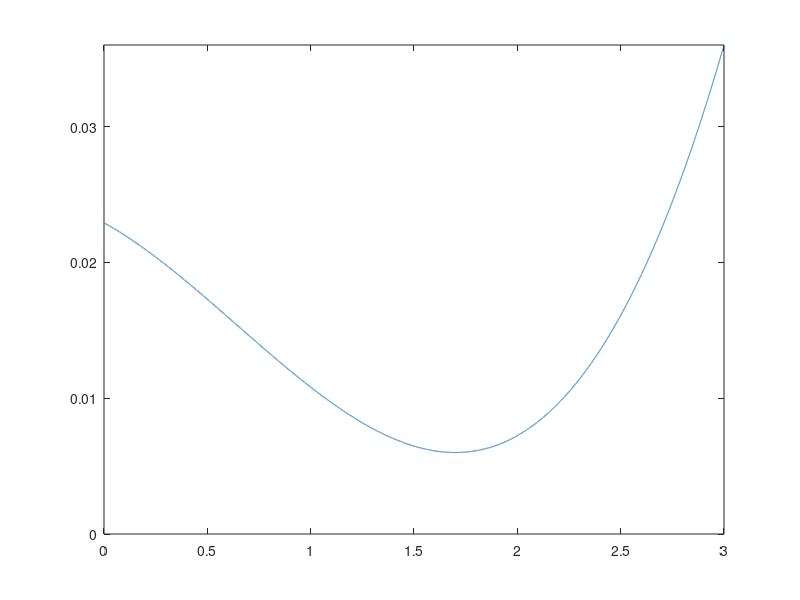

MATLAB code to generate this figure: (Note: this script raises an error after producing the figure.)
% Creating a floor downforce function based on geometry and airflow as
% opposed to just a numerical approximation
clear all
close all
clc

%% Defining the floor geometry
% Going to start by redefining everything so I can just tweak this section
% Start by defining the floor length and width
FloorLength = 3;
FloorWidth = 1.5;
FloorIndices = 30001;

% Create an array of floor distances based on the floor length
FloorArray = linspace(0, FloorLength, FloorIndices)';

% Start by defining static front and rear ride heights
StaticRRH = 0.11;
FloorAngle = 0.25;
StaticFRH = StaticRRH - FloorLength * sind(FloorAngle);
%StaticFRH = 0.0943;


% Defining the x and y for the low point of the floor
Xlow = 1.7;
Ylow = 0.08;
% Will form a quadratic defining the floor profile
temp1 = zeros([4, 4]);
temp2 = zeros([4, 1]);

% Lowering the floor here while working on code
StaticFRH = StaticFRH - 0.074;
StaticRRH = StaticRRH - 0.074;
Ylow = Ylow - 0.074;

temp1(1, 4) = 1;
temp1(2, 1) = FloorLength^3;
temp1(2, 2) = FloorLength^2;
temp1(2, 3) = FloorLength;
temp1(2, 4) = 1;
temp1(3, 1) = Xlow^3;
temp1(3, 2) = Xlow^2;
temp1(3, 3) = Xlow;
temp1(3, 4) = 1;
temp1(4, 1) = 3 * Xlow^2;
temp1(4, 2) = 2 * Xlow;
temp1(4, 3) = 1;

temp2(1) = StaticFRH;
temp2(2) = StaticRRH;
temp2(3) = Ylow;
temp2(4) = 0;

% Solving
values = linsolve(temp1, temp2);
a = values(1);
b = values(2);
c = values(3);
d = values(4);

% Defining the floor profile
FloorProfile = a * FloorArray.^3 + b * FloorArray.^2 + c * FloorArray + d;

% While working on this code will plot this
figure
plot(FloorArray, FloorProfile)
xlim([0, FloorLength])
ylim([0, StaticRRH])
%axis equal

%% Doing the airflow stuff 
% Defining the inlet air conditions
Ti = 293.15; % This is in Kelvin so is 20 degrees celcius
Pi = 10^5; % Atmospheric pressure set to 1 bar
R = 287;
gamma = 1.4;
density = Pi / (287 * Ti);
% Will assume density is constant throughout
SoSi = sqrt(gamma * R * Ti);

% Define the car speed which is also inlet air speed
vCar = 320; % This is in kph will convert to m/s
vCar = (vCar * 10^3)/3600;

Mi = vCar / SoSi;

% Defining empty arrays to be populated
airspeeds = zeros([FloorIndices, 1]);
airMachs = zeros([FloorIndices, 1]);
airPressures = zeros([FloorIndices, 1]);
airTemps = zeros([FloorIndices, 1]);
Sos = zeros([FloorIndices, 1]);

airspeeds(1) = vCar;
airMachs(1) = Mi;
airPressures(1) = Pi;
airTemps(1) = Ti;
Sos(1) = SoSi;

% Defining an array of areas
A = FloorProfile * FloorWidth;

% Defining the constants to be used throughout
constant1 = Ti * (1 + 0.5 * (gamma - 1) * Mi^2);
constant2 = Ti / (Pi^((gamma - 1) / gamma));

% Mass flow loss fraction when stalling
Mflowloss = 0.7;

% Running the for loop across the length of the floor
for i = 2:FloorIndices
    % Finding the new air speed
    deltaA = A(i) - A(i-1);
    deltaairspeeds = (airspeeds(i-1) * deltaA) / (A(i-1) * (airMachs(i-1)^2 - 1));

    airspeeds(i) = airspeeds(i-1) + deltaairspeeds;
    
    % Finding the new air temp
    airTemps(i) = constant1 - (((gamma - 1) * airspeeds(i)^2) / (2 * gamma * R));

    % Finding the new mach number
    Sos(i) = sqrt(gamma * R * airTemps(i));
    airMachs(i) = airspeeds(i) / Sos(i);

    % Once mach is found want to check if it is greater than 1 and if so
    % correct it as a normal shock would have occurred
    if airMachs(i) > 0.99
        airspeeds(i) = airspeeds(i) * (1 - Mflowloss);
        % Finding the new air temp
        airTemps(i) = constant1 - (((gamma - 1) * airspeeds(i)^2) / (2 * gamma * R));
        % Finding the new mach number
        Sos(i) = sqrt(gamma * R * airTemps(i));
        airMachs(i) = airspeeds(i) / Sos(i);
    end

    % Finding the new air pressure
    airPressures(i) = (airTemps(i) / constant2) ^ (gamma / (gamma - 1));
end

% Plotting the variation of area, air speed, mach number and pressure along
% the length of the floor
figure 
tiledlayout(2, 2)
nexttile
plot(FloorArray, A)
xlabel('Distance along the floor (m)')
ylabel('Floor cross sectional area (m^2)')

nexttile
plot(FloorArray, airspeeds)
xlabel('Distance along the floor (m)')
ylabel('Air speed under the floor (m/s)')

nexttile
plot(FloorArray, airMachs)
xlabel('Distance along the floor (m)')
ylabel('Mach number under the floor')

nexttile
plot(FloorArray, airPressures)
xlabel('Distance along the floor (m)')
ylabel('Air pressure under the floor (kg/m^2)')

% Finding the difference between the pressure under the floor and the
% ambient pressure
deltaP = Pi - airPressures;

% Integrating this over the floor area to find the overall downforce
% generated by the floor
Downforce = sum(deltaP * FloorWidth * (FloorArray(2) - FloorArray(1)));

% Converting this to kilograms of downforce
DownforceKG = Downforce / 9.81;

% Printing the output value
disp(DownforceKG)

%% Running the sweeps
% The above is giving downforce values that look vaguely reasonable if a
% bit high, want to now look into creating 3D plots of downforce values
% from various rear ride heights and car speeds, will not be considering
% the angle of the floor for now
% Want to define an array of car speeds and ride heights to test
vCararray = linspace(50, 350, 121)';
Diff2staticarray = linspace(0, -0.075, 151)';

% Creating an empty downforce array
DownforceVals = zeros(length(vCararray), length(Diff2staticarray));
FrontDownforceVals = zeros(length(vCararray), length(Diff2staticarray));
RearDownforceVals = zeros(length(vCararray), length(Diff2staticarray));
Front2RearSplit = zeros(length(vCararray), length(Diff2staticarray));
avgdist2road = zeros(length(vCararray), length(Diff2staticarray));

DWFFgrad = 25; 
DWFFconstant = 0;

% Running a double for loop to populate the downforce array
for i = 1:length(vCararray)
    for j = 1:length(Diff2staticarray)
        % Start by defining static front and rear ride heights
        StaticRRH = 0.11;
        FloorAngle = 0.25;
        StaticFRH = StaticRRH - FloorLength * sind(FloorAngle);
        
        % Defining the x and y for the low point of the floor
        Xlow = 1.7;
        Ylow = 0.08;

        % Will form a quadratic defining the floor profile
        temp1 = zeros([4, 4]);
        temp2 = zeros([4, 1]);
        
        
        % Lowering the floor here while working on code
        StaticFRH = StaticFRH + Diff2staticarray(j);
        StaticRRH = StaticRRH + Diff2staticarray(j);
        Ylow = Ylow + Diff2staticarray(j);
        
        temp1(1, 4) = 1;
        temp1(2, 1) = FloorLength^3;
        temp1(2, 2) = FloorLength^2;
        temp1(2, 3) = FloorLength;
        temp1(2, 4) = 1;
        temp1(3, 1) = Xlow^3;
        temp1(3, 2) = Xlow^2;
        temp1(3, 3) = Xlow;
        temp1(3, 4) = 1;
        temp1(4, 1) = 3 * Xlow^2;
        temp1(4, 2) = 2 * Xlow;
        temp1(4, 3) = 1;
        
        temp2(1) = StaticFRH;
        temp2(2) = StaticRRH;
        temp2(3) = Ylow;
        temp2(4) = 0;
        
        % Solving
        values = linsolve(temp1, temp2);
        a = values(1);
        b = values(2);
        c = values(3);
        d = values(4);
        
        % Defining the floor profile
        FloorProfile = a * FloorArray.^3 + b * FloorArray.^2 + c * FloorArray + d;

        % Finding the average distance between the floor and the road
        avgdist2road(i, j) = mean(FloorProfile);

        % Defining the inlet air conditions
        Ti = 293.15; % This is in Kelvin so is 20 degrees celcius
        Pi = 10^5; % Atmospheric pressure set to 1 bar
        R = 287;
        gamma = 1.4;
        density = Pi / (287 * Ti);
        % Will assume density is constant throughout
        SoSi = sqrt(gamma * R * Ti);
        
        % Define the car speed which is also inlet air speed
        vCar = vCararray(i); % This is in kph will convert to m/s
        vCar = (vCar * 10^3)/3600;
        
        Mi = vCar / SoSi;
        
        % Defining empty arrays to be populated
        airspeeds = zeros([FloorIndices, 1]);
        airMachs = zeros([FloorIndices, 1]);
        airPressures = zeros([FloorIndices, 1]);
        airTemps = zeros([FloorIndices, 1]);
        Sos = zeros([FloorIndices, 1]);
        
        airspeeds(1) = vCar;
        airMachs(1) = Mi;
        airPressures(1) = Pi;
        airTemps(1) = Ti;
        Sos(1) = SoSi;
        
        % Defining an array of areas
        A = FloorProfile * FloorWidth;
        
        % Defining the constants to be used throughout
        constant1 = Ti * (1 + 0.5 * (gamma - 1) * Mi^2);
        constant2 = Ti / (Pi^((gamma - 1) / gamma));
        
        % Mass flow loss fraction when stalling
        Mflowloss = 0.7;
        
        % Running the for loop across the length of the floor
        for k = 2:FloorIndices
            % Finding the new air speed
            deltaA = A(k) - A(k-1);
            deltaairspeeds = (airspeeds(k-1) * deltaA) / (A(k-1) * (airMachs(k-1)^2 - 1));
        
            airspeeds(k) = airspeeds(k-1) + deltaairspeeds;
            
            % Finding the new air temp
            airTemps(k) = constant1 - (((gamma - 1) * airspeeds(k)^2) / (2 * gamma * R));
        
            % Finding the new mach number
            Sos(k) = sqrt(gamma * R * airTemps(k));
            airMachs(k) = airspeeds(k) / Sos(k);
        
            % Once mach is found want to check if it is greater than 1 and if so
            % correct it as a normal shock would have occurred
            if airMachs(k) > 0.99
                airspeeds(k) = airspeeds(i) * (1 - Mflowloss);
                % Finding the new air temp
                airTemps(k) = constant1 - (((gamma - 1) * airspeeds(k)^2) / (2 * gamma * R));
                % Finding the new mach number
                Sos(k) = sqrt(gamma * R * airTemps(k));
                airMachs(k) = airspeeds(k) / Sos(k);
            end
    
            % Finding the new air pressure
            airPressures(k) = (airTemps(k) / constant2) ^ (gamma / (gamma - 1));
        end
        
        % Finding the difference between the pressure under the floor and the
        % ambient pressure
        deltaP = Pi - airPressures;

        % Integrating this over the floor area to find the overall downforce
        % generated by the floor
        DownforceVals(i, j) = sum(deltaP * FloorWidth * (FloorArray(2) - FloorArray(1)));
        % FrontDownforceVals(i, j) = DWFFconstant + DWFFgrad .* vCar.^2 .* (0.0969 - FloorProfile(1));
        % RearDownforceVals(i, j) = DownforceVals(i, j) - FrontDownforceVals(i, j);

        % Calculate the force on each element
    Forces = deltaP * FloorWidth * (FloorArray(2) - FloorArray(1));
    TotalForce = sum(Forces);
    
    % Calculate the distance from each element to CoG
    distCoG = FloorArray - 1.38;
    distCoG = distCoG * -1;
    
    % Calculating the overall moment at CoG due to aero forces, this 
    TotalMoment = sum(Forces .* distCoG);
    
    % Calculating front downforce
    FrontDownforce = (TotalForce + (1.38/1.62) * TotalMoment) / (1 + (1.38/1.62));
    RearDownforce = TotalForce - FrontDownforce;

    FrontDownforceVals(i, j) = FrontDownforce;
    RearDownforceVals(i, j) = RearDownforce;
    Front2RearSplit(i, j) = FrontDownforce / (FrontDownforce + RearDownforce);
    if abs(Front2RearSplit(i, j)) > 1 
        Front2RearSplit(i, j) = NaN;
    end
    end
end

% 3d plotting
% Start by convertin diff to rear ride height values
RRHarray = Diff2staticarray + 0.11;
% Creating an average ride height array
avgRideHeight = avgdist2road(1, :)';
% Create the meshgrid arrays for X and Y values
[avgRideHeightmesh, vCararraymesh] = meshgrid(avgRideHeight, vCararray);
figure
colormap(turbo)
scatter3(avgRideHeightmesh, vCararraymesh, DownforceVals, '.')
ylabel('vCar (kph)')
xlabel('Average ride height (m)')
zlabel('Downforce generated (N)')

figure
scatter3(avgRideHeightmesh, vCararraymesh, Front2RearSplit, '.')
ylabel('vCar (kph)')
xlabel('Average ride height (m)')
zlabel('Front to rear downforce split')


%% Creating the fitted function
% Need to start by constructing the input vectors for the fit function
num = length(avgRideHeightmesh(1, :)) * length(avgRideHeightmesh(:, 1));
avgRideHeightcolumn = reshape(avgRideHeightmesh, [num, 1]);
vCarcolumn = reshape(vCararraymesh, [num, 1]);

% And the downforce vector
DownforceValscolumn = reshape(DownforceVals, [num, 1]);

% Fitting
fittedDWFfunc = fit([avgRideHeightcolumn vCarcolumn], DownforceValscolumn, 'poly35', 'normalize', 'on');

% Prediciting values, start by normalizing inputs
avgRideHeightcolumnnormal = (avgRideHeightcolumn - mean(avgRideHeightcolumn)) / std(avgRideHeightcolumn);
vCarcolumnnormal = (vCarcolumn - mean(vCarcolumn)) / std(vCarcolumn);
x = avgRideHeightcolumnnormal;
y = vCarcolumnnormal;

% Predicting
predictedvals = fittedDWFfunc.p00 + fittedDWFfunc.p10.*x + fittedDWFfunc.p01.*y + fittedDWFfunc.p20.*x.^2 + fittedDWFfunc.p11.*x.*y + fittedDWFfunc.p02.*y.^2 ... 
    + fittedDWFfunc.p30.*x.^3 + fittedDWFfunc.p21.*x.^2.*y + fittedDWFfunc.p12.*x.*y.^2 + fittedDWFfunc.p03.*y.^3 ... % + fittedDWFfunc.p40.*x.^4 ...
    + fittedDWFfunc.p31.*x.^3.*y + fittedDWFfunc.p22.*x.^2.*y.^2 + fittedDWFfunc.p13.*x.*y.^3 + fittedDWFfunc.p04.*y.^4 ... % + fittedDWFfunc.p50.*x.^5 ...
    ... % + fittedDWFfunc.p41.*x.^4.*y ...
    + fittedDWFfunc.p32.*x.^3.*y.^2 + fittedDWFfunc.p23.*x.^2.*y.^3 + fittedDWFfunc.p14.*x.*y.^4 + fittedDWFfunc.p05.*y.^5;

predictedvalsmesh = reshape(predictedvals, [length(avgRideHeightmesh(:, 1)) length(avgRideHeightmesh(1, :))]);

% Plotting with scattered actual values
hold on
surf(avgRideHeightmesh, vCararraymesh, predictedvalsmesh)
surf(avgRideHeightmesh, vCararraymesh, FrontDownforceVals)



% DWFFloorF = DWFFloorFConstant + m .* vCar.^2 .* (StaticFloorProfile(1) - FloorProfile(1));

% Plotting all of the points where the model says that the floor is
% generating lift overall
% figure
% colormap(turbo)
% %scatter3(avgRideHeightmesh, vCararraymesh, DownforceVals, '.')
% ylabel('vCar (kph)')
% xlabel('Average ride height (m)')
% zlabel('Downforce generated (N)')
% % Plotting with scattered actual values
% hold on
% surf(avgRideHeightmesh, vCararraymesh, predictedvalsmesh)
% zlim([-10^5, 0])

% Want to for a range of car speeds plot the relationship of downforce
% generated with respect to ride height
for i = 1:10
    figure 
    tiledlayout(4, 3)
    for j = 1:12
        nexttile
        plot(avgRideHeightmesh(j + (i-1)*12, :), predictedvalsmesh(j + (i-1)*12, :))
        title(['Speed = ', num2str(vCararraymesh((j + (i-1)*12), 1))])
        hold on
        plot(avgRideHeightmesh(j + (i-1)*12, :), FrontDownforceVals(j + (i-1)*12, :))
    end
end

%% Saving variables
% Saving variables produced by this script to be later used in the overall
% car model
avgRHmean = mean(avgRideHeightcolumn);
avgRHstd = std(avgRideHeightcolumn);
vCarmean = mean(vCarcolumn);
vCarstd = std(vCarcolumn);
save("C:\Users\joegr\Repos\FYP\MyCode\Porpoising\FullCarModel\AeroValues", "avgRHmean", "avgRHstd", "vCarmean", "vCarstd", "fittedDWFfunc")